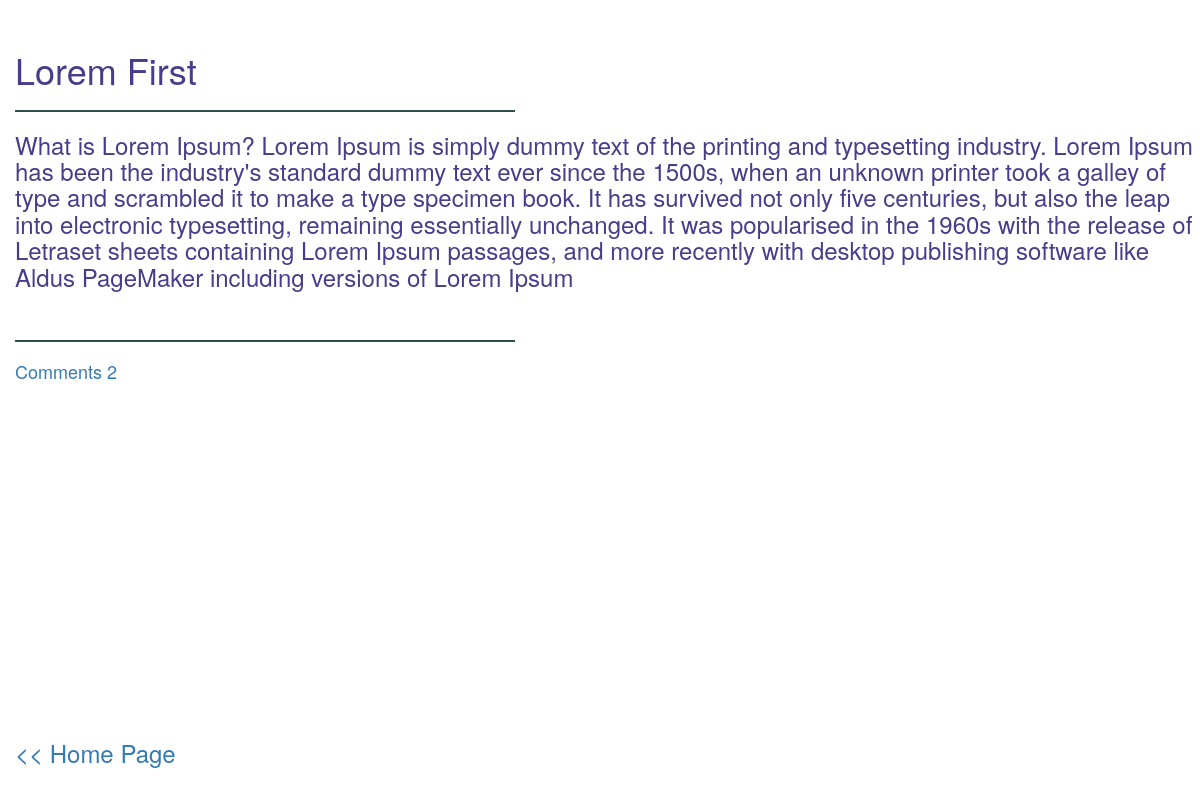
The app's page /posts/1/ with its own data.
### blog/models.py (models this page shows)
class Post(models.Model):
    title = models.CharField(max_length=200)
    text = models.TextField()

### blog/views.py (the view)
# urls.py: url(r'^posts/(?P<pk>[0-9]+)/$', views.post_detail, name='post_detail'),
def post_detail(request, pk):
    post = get_object_or_404(Post, pk=pk)
    c_number = len(Comment.objects.filter(post_id=pk))
    return render(request, 'blog/post_detail.html', {'post':post, 'c_number':c_number})

### blog/templates/blog/post_detail.html
{% extends 'blog/base.html' %}
{% block header %}
<h1>{{post.title}}</h1>
<hr width="500" align="left" size="4">
{% endblock %}
{% block content %}
<h3>{{post.text}}</h3>
<br>
<div class="comments">
    <hr width="500" align="left" size="4">
    <h4><a href="{% url 'post_comment' pk=post.id %}">Comments {{ c_number }}</a></h4>
</div>
{% endblock %}
{% block footer %}
<div class="start-page-link-1">
    <h3><a href="{% url 'index' %}"><< Home Page</a></h3>
</div>
{% endblock %}

### blog/static/blog/style.css (style rules this page uses)
h1 a, h1, h2 a, h2, h3 { color:darkslateblue; }
body { padding-top: 30px; padding-left: 15px; }
hr { height: 2px; color:darkslategray; background-color: darkslategrey; border: none; }

### records on screen
Post: title "Lorem First", text "What is Lorem Ipsum? Lorem Ipsum is simply dummy text of the printing and typesetting industry. Lorem Ipsum has been the industry's standard dummy text ever since the 1500s, when an unknown printer took a galley of type and scrambled it to make a type specimen book. It has survived not only five centuries, but also the leap into electronic typesetting, remaining essentially unchanged. It was popularised in the 1960s with the release of Letraset sheets containing Lorem Ipsum passages, and more recently with desktop publishing software like Aldus PageMaker including versions of Lorem Ipsum"

### other values on screen
{{ c_number }} "2"
